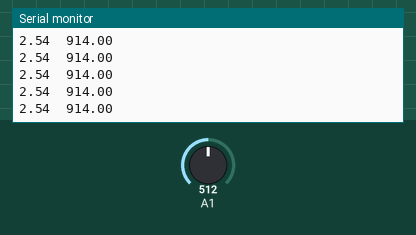
This sketch was run on a simulated Arduino Uno, built with avr-gcc and run on an emulated ATmega328P. Parts: the last lines printed to the serial monitor. Inputs (shaded band) come from the test bench; at power-on: A1 = 512.

Above: at 1.2 s.
1.3 s: A1 set to 0
At 1.56 s:
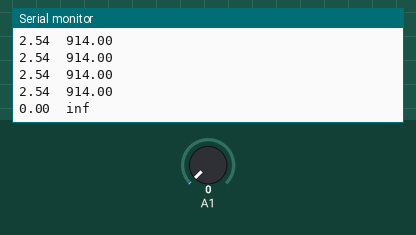
3.3 s: A1 set to 122
At 3.37 s:
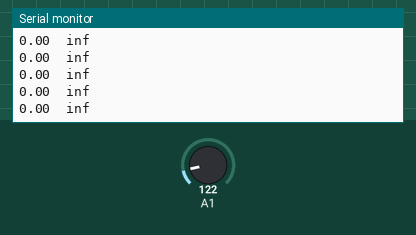

The sketch:

Misuratore_Ometro.ino
```cpp
float rx, v1 = 0;
float r1 = 914; //1kohm resistenza nota

void setup(){
   Serial.begin(9600);
   Serial.println("MastrMarco");
   Serial.print("DC VOLTMETRO");
}
void loop(){
  int n = analogRead(A1);

  v1 = map(n, 0, 1024, 0, 5080)/1000.0; //mV
  rx = (r1*(5.08-v1)) / v1;

  Serial.print(v1);
  Serial.print("\t");
  Serial.println(rx);

  delay(200);

}
```

Measured:
- after the input at 1.3 s, the serial monitor: prints a new line after 0.11 s (image 1)
